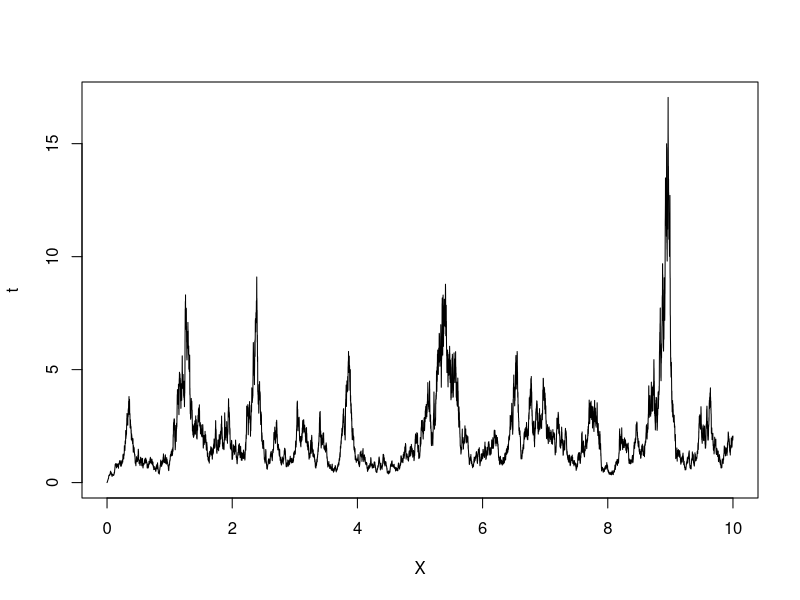

This chart was generated by the following R code:
#begin= start time of the process
 # end= end time of the process
 #step= incremental time step
 # a, p for penalty term, r=reflection, X0= intitial starting point
 #  drift and sigma related to the process must be functions or numbers.
 SDE_RF <- function(begin, end,step=0.01,drift=0,sigma=1,a=100,p=0.1,r=1, X0=0){
   t<-seq(begin,end,step) ### create sequence 
   n=length(t)
   dt  <- step
   dw<-rnorm(n, 0, sqrt(step))
   X<-NULL
   X[1] <- X0
   ## penalty function
   penalty<- function(a,p,r,x){
     ifelse(x>=0,0,r*a*((abs(x))^p))
   }
   if(is.function(drift) & is.function(sigma)){
   ## drift
   d<- as.function(alist(x=,drift))
   drift<-d(1)
   ## sigma
   sig<- as.function(alist(x=,sigma))
   sigma<-sig(1)
   for (i in 2:n) {
     X[i] <-  X[i-1]+ drift(X[i-1])*dt + penalty(a,p,r,X[i-1])*dt + sigma(X[i-1])*dw[i]
     }
   }
   else if(is.function(drift) & !is.function(sigma)){
       ## drift
       d<- as.function(alist(x=,drift))
       drift<-d(1)
       for (i in 2:n) {
       X[i] <-  X[i-1]+ drift(X[i-1])*dt + penalty(a,p,r,X[i-1])*dt + sigma*dw[i]
     }
     }
   else if(!is.function(drift) & is.function(sigma)){
       ## sigma
       sig<- as.function(alist(x=,sigma))
       sigma<-sig(1)
       for (i in 2:n) {
        X[i] <-  X[i-1]+ drift*dt + penalty(a,p,r,X[i-1])*dt + sigma(X[i-1])*dw[i]
       }
    } else {
        for (i in 2:n) {
        X[i] <-  X[i-1]+ drift*dt + penalty(a,p,r,X[i-1])*dt + sigma*dw[i]
       }
      }
   return(data.frame(t,X));
 }
 
 ## Example
 ## Your drift and sigma must be functions or numbers 
 drift<-function(x){4*(2-x)} # drift term
 sigma1<-function(x){2*x}    # volatility term
 BM<-SDE_RF(0,10,step = 0.001,drift = drift, sigma = sigma1)
 plot(BM$t,BM$X, type="l", xlab="X", ylab="t")
 
 
      
